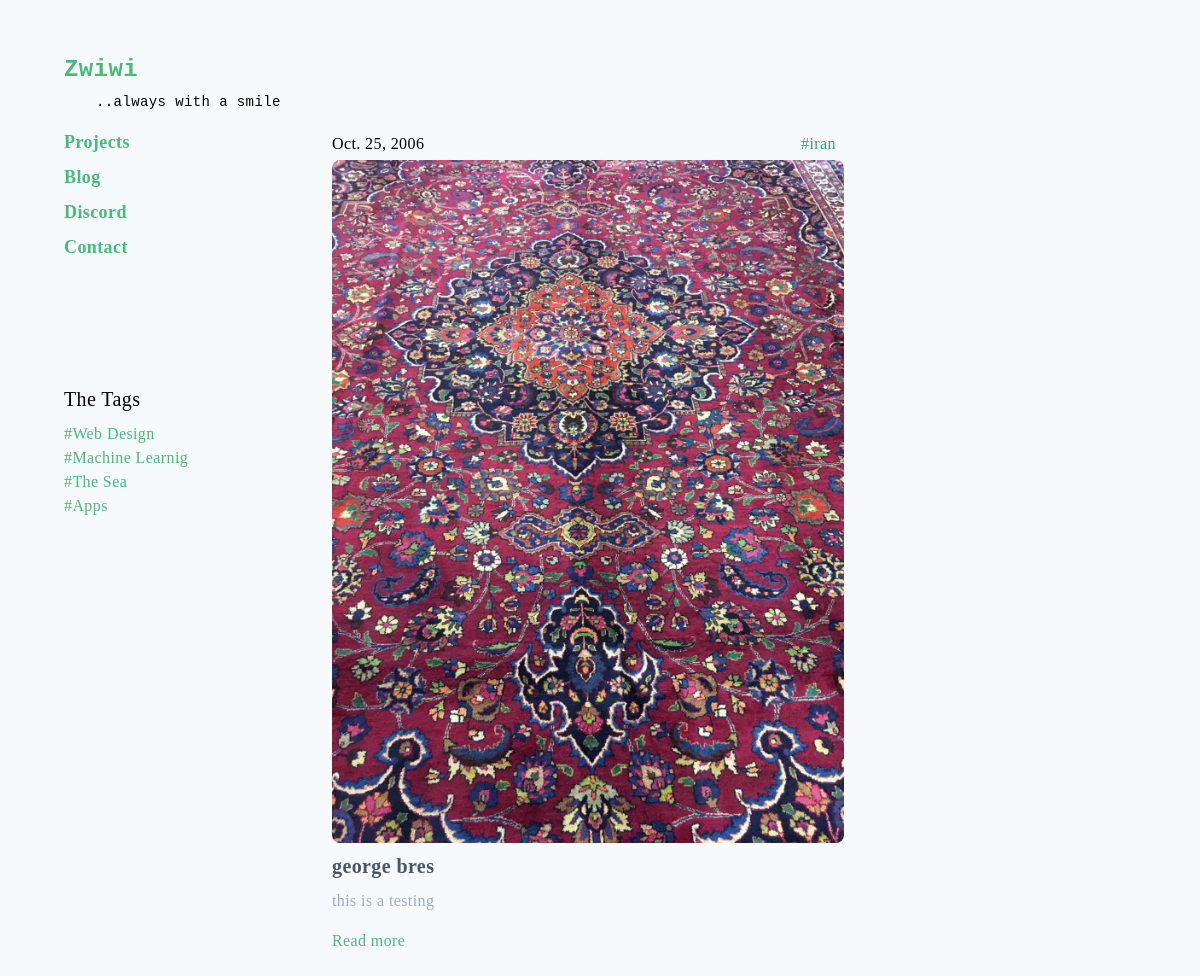
Screenshot of /blog/ with the database file from the repository.
### pages/models.py (models this page shows)
class Post(models.Model):
    title=models.CharField(max_length=200)
    body=models.TextField()
    pub_date=models.DateField()
    image=models.ImageField(upload_to='images/',null=True, blank=True )
    tags=models.CharField(max_length=100 ,blank=True)

### pages/views.py (the view)
# urls.py: path('blog/',views.blog,name='blog'),
def blog(request):
    all_posts=Post.objects.order_by('-id')
    return render(request,"blog.html",{'all_posts':all_posts})

### pages/templates/blog.html (shortened to what this page needs)
{% extends 'base.html' %}
{% load static %}
{% block content %}
<div class="pt-2 lg:pt-8 flex flex-col mb-4 ">
{% if all_posts %}
    {% for x in all_posts %}
     <div class="flex flex-col pb-20 max-w-lg">
        <div class="flex justify-between items-baseline">
            <span class="font-light py-1">{{ x.pub_date }}</span>
            <a class="px-2 py-1 text-green-600" href="#">#{{ x.tags }} </a>
        </div>
        <div>
            <img src="{{x.image.url}}" class="bg-cover rounded-lg">
         </div>
        <div class="mt-2">
            <a class="text-xl text-gray-700 font-bold hover:text-gray-600" href="#">{{ x.title }}</a>
            <p class="mt-2 text-gray-500">{{ x.body|truncatewords:20 }}</p>
        </div>
        <div class="flex justify-between items-center mt-4">
            <a class="text-green-500 hover:underline" href="#">Read more</a>
        </div>
    </div>
    {% endfor%}
{% endif %}
</div>
{% endblock %}
{% block sidebar%}
<div class="hidden lg:block fixed top-0 mt-64 pt-32 ">
    <p class="font-medium text-xl pb-2">The Tags</p>
    <ul class="text-green-500 ">
        <li>
            <a class=" hover:underline pr-2" href="{% url 'projects' %}">#Web Design</a>
        </li>
         <li>
             <a class="hover:underline pr-2" href="{% url 'projects' %}">#Machine Learnig</a>
        </li>
         <li>
             <a class=" hover:underline pr-2" href="{% url 'projects' %}">#The Sea</a>
        </li>
         <li >
             <a class=" hover:underline pr-2" href="{% url 'projects' %}">#Apps</a>
        </li>
    </ul>
</div>
{% endblock%}

### rows the page displays
Post: pub_date "Oct. 25, 2006", tags "iran", image (picture), title "george bres", body "this is a testing"
